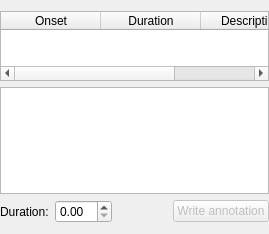
           <widget class="QWidget" name="page_10">
            <property name="geometry">
             <rect>
              <x>0</x>
              <y>0</y>
              <width>269</width>
              <height>234</height>
             </rect>
            </property>
            <attribute name="label">
             <string>Annotations</string>
            </attribute>
            <layout class="QGridLayout" name="gridLayout_41" rowstretch="5,0,0">
             <property name="leftMargin">
              <number>0</number>
             </property>
             <property name="rightMargin">
              <number>0</number>
             </property>
             <item row="2" column="0">
              <layout class="QHBoxLayout" name="horizontalLayout_21">
               <item>
                <widget class="QLabel" name="label_19">
                 <property name="text">
                  <string>Duration:</string>
                 </property>
                </widget>
               </item>
               <item>
                <widget class="QDoubleSpinBox" name="doubleSpinBox_annotation_duration"/>
               </item>
               <item>
                <spacer name="horizontalSpacer_28">
                 <property name="orientation">
                  <enum>Qt::Horizontal</enum>
                 </property>
                 <property name="sizeHint" stdset="0">
                  <size>
                   <width>40</width>
                   <height>20</height>
                  </size>
                 </property>
                </spacer>
               </item>
               <item>
                <widget class="QPushButton" name="pushButton_save_annotation">
                 <property name="enabled">
                  <bool>false</bool>
                 </property>
                 <property name="text">
                  <string>Write annotation</string>
                 </property>
                </widget>
               </item>
              </layout>
             </item>
             <item row="1" column="0">
              <widget class="QTextEdit" name="textEdit_annotations"/>
             </item>
             <item row="0" column="0">
              <widget class="QTableWidget" name="tableWidget_annotations">
               <property name="editTriggers">
                <set>QAbstractItemView::NoEditTriggers</set>
               </property>
               <property name="selectionBehavior">
                <enum>QAbstractItemView::SelectRows</enum>
               </property>
               <attribute name="horizontalHeaderStretchLastSection">
                <bool>true</bool>
               </attribute>
               <attribute name="verticalHeaderVisible">
                <bool>false</bool>
               </attribute>
               <column>
                <property name="text">
                 <string>Onset</string>
                </property>
               </column>
               <column>
                <property name="text">
                 <string>Duration</string>
                </property>
               </column>
               <column>
                <property name="text">
                 <string>Description</string>
                </property>
               </column>
              </widget>
             </item>
            </layout>
           </widget>
